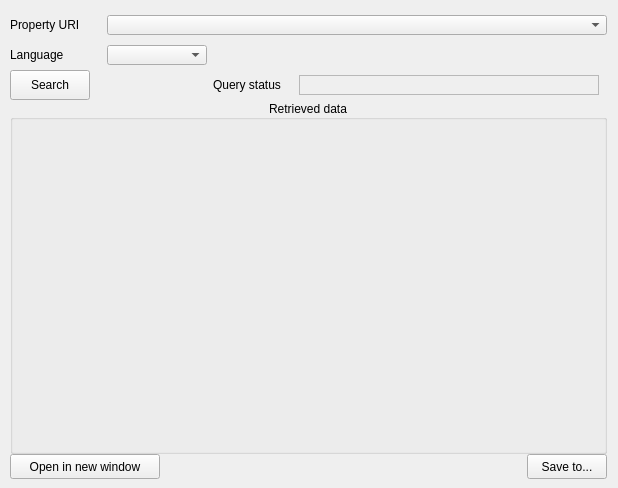
      <widget class="QWidget" name="GetPropertyDetails_tab">
       <attribute name="title">
        <string>Get Property details</string>
       </attribute>
       <widget class="QWidget" name="layoutWidget_6">
        <property name="geometry">
         <rect>
          <x>10</x>
          <y>10</y>
          <width>599</width>
          <height>469</height>
         </rect>
        </property>
        <layout class="QGridLayout" name="gridLayout_7">
         <property name="sizeConstraint">
          <enum>QLayout::SetMinimumSize</enum>
         </property>
         <property name="leftMargin">
          <number>0</number>
         </property>
         <property name="topMargin">
          <number>0</number>
         </property>
         <property name="rightMargin">
          <number>0</number>
         </property>
         <property name="bottomMargin">
          <number>0</number>
         </property>
         <property name="spacing">
          <number>0</number>
         </property>
         <item row="4" column="0" colspan="2" alignment="Qt::AlignLeft">
          <widget class="QPushButton" name="GetPropertyDetails_OpenInNewWindow_pushButton">
           <property name="minimumSize">
            <size>
             <width>150</width>
             <height>25</height>
            </size>
           </property>
           <property name="maximumSize">
            <size>
             <width>150</width>
             <height>25</height>
            </size>
           </property>
           <property name="text">
            <string>Open in new window</string>
           </property>
          </widget>
         </item>
         <item row="2" column="2">
          <widget class="QLabel" name="GetPropertyDetails_QuerryStatus_label">
           <property name="enabled">
            <bool>true</bool>
           </property>
           <property name="minimumSize">
            <size>
             <width>80</width>
             <height>30</height>
            </size>
           </property>
           <property name="maximumSize">
            <size>
             <width>80</width>
             <height>30</height>
            </size>
           </property>
           <property name="text">
            <string>Query status</string>
           </property>
          </widget>
         </item>
         <item row="1" column="1">
          <widget class="QComboBox" name="GetPropertyDetails_DataStructure_comboBox">
           <property name="minimumSize">
            <size>
             <width>100</width>
             <height>20</height>
            </size>
           </property>
           <property name="maximumSize">
            <size>
             <width>100</width>
             <height>20</height>
            </size>
           </property>
           <property name="maxVisibleItems">
            <number>2</number>
           </property>
           <property name="maxCount">
            <number>2</number>
           </property>
          </widget>
         </item>
         <item row="3" column="0" colspan="4">
          <widget class="QGroupBox" name="GetPropertyDetails_JSONViewerHolder_groupBox">
           <property name="minimumSize">
            <size>
             <width>597</width>
             <height>301</height>
            </size>
           </property>
           <property name="font">
            <font>
             <pointsize>9</pointsize>
             <bold>false</bold>
             <underline>false</underline>
            </font>
           </property>
           <property name="title">
            <string>Retrieved data</string>
           </property>
           <property name="alignment">
            <set>Qt::AlignCenter</set>
           </property>
           <layout class="QHBoxLayout" name="horizontalLayout_8">
            <item>
             <widget class="QWidget" name="GetPropertyDetails_JSONViewerHolder_widget" native="true">
              <property name="minimumSize">
               <size>
                <width>597</width>
                <height>301</height>
               </size>
              </property>
             </widget>
            </item>
           </layout>
          </widget>
         </item>
         <item row="1" column="0">
          <widget class="QLabel" name="GetPropertyDetails_DataStructure_label">
           <property name="minimumSize">
            <size>
             <width>80</width>
             <height>30</height>
            </size>
           </property>
           <property name="maximumSize">
            <size>
             <width>80</width>
             <height>30</height>
            </size>
           </property>
           <property name="text">
            <string>Language</string>
           </property>
           <property name="wordWrap">
            <bool>true</bool>
           </property>
          </widget>
         </item>
         <item row="2" column="3">
          <widget class="QLabel" name="GetPropertyDetails_QuerryStatusResult_label">
           <property name="minimumSize">
            <size>
             <width>300</width>
             <height>20</height>
            </size>
           </property>
           <property name="maximumSize">
            <size>
             <width>150</width>
             <height>20</height>
            </size>
           </property>
           <property name="autoFillBackground">
            <bool>false</bool>
           </property>
           <property name="styleSheet">
            <string notr="true"/>
           </property>
           <property name="frameShape">
            <enum>QFrame::StyledPanel</enum>
           </property>
           <property name="frameShadow">
            <enum>QFrame::Sunken</enum>
           </property>
           <property name="text">
            <string/>
           </property>
          </widget>
         </item>
         <item row="4" column="3" alignment="Qt::AlignRight">
          <widget class="QPushButton" name="GetPropertyDetails_SaveTo_pushButton">
           <property name="minimumSize">
            <size>
             <width>80</width>
             <height>25</height>
            </size>
           </property>
           <property name="maximumSize">
            <size>
             <width>80</width>
             <height>25</height>
            </size>
           </property>
           <property name="text">
            <string>Save to...</string>
           </property>
          </widget>
         </item>
         <item row="2" column="0">
          <widget class="QPushButton" name="GetPropertyDetails_Search_pushButton">
           <property name="minimumSize">
            <size>
             <width>80</width>
             <height>30</height>
            </size>
           </property>
           <property name="maximumSize">
            <size>
             <width>80</width>
             <height>30</height>
            </size>
           </property>
           <property name="text">
            <string>Search</string>
           </property>
          </widget>
         </item>
         <item row="0" column="0">
          <widget class="QLabel" name="GetPropertyDetails_DomainURI_label">
           <property name="minimumSize">
            <size>
             <width>85</width>
             <height>30</height>
            </size>
           </property>
           <property name="maximumSize">
            <size>
             <width>85</width>
             <height>30</height>
            </size>
           </property>
           <property name="text">
            <string>Property URI</string>
           </property>
          </widget>
         </item>
         <item row="0" column="1" colspan="3">
          <widget class="QComboBox" name="GetPropertyDetails_DomainURI_comboBox">
           <property name="minimumSize">
            <size>
             <width>500</width>
             <height>20</height>
            </size>
           </property>
           <property name="maximumSize">
            <size>
             <width>450</width>
             <height>20</height>
            </size>
           </property>
          </widget>
         </item>
        </layout>
       </widget>
      </widget>
